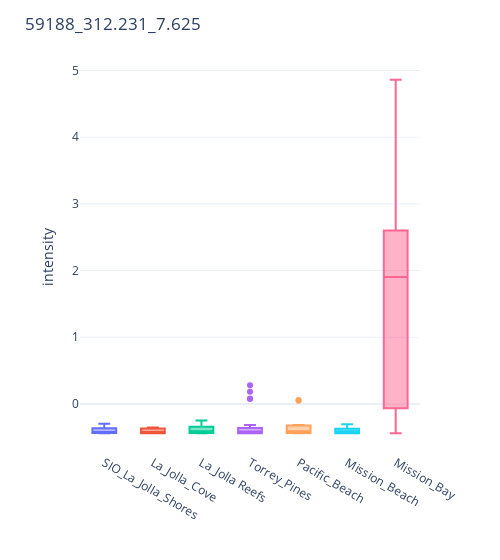
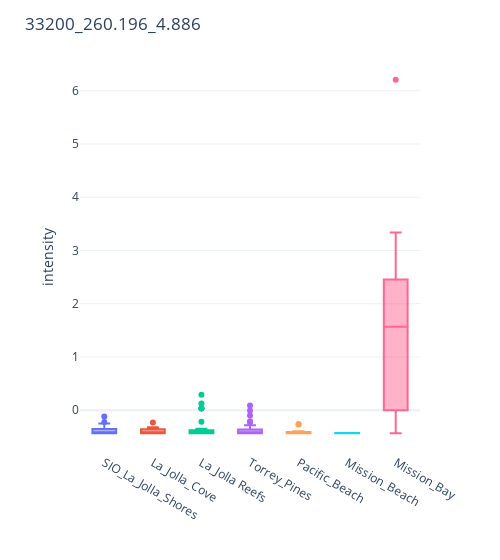
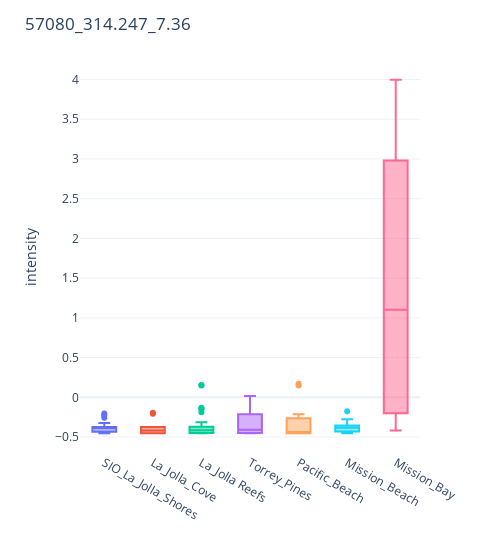
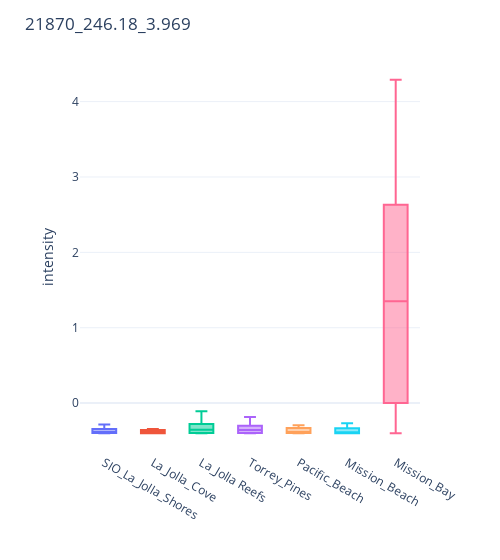

Write notebook code for charts like these, in order.
### Code cell
# boxplots with top 4 metabolites from ANOVA
for metabolite in anova.sort_values('p_bonferroni').iloc[:4, 0]:
    fig = px.box(data, x=anova_attribute, y=metabolite, color=anova_attribute)
    fig.update_layout(showlegend=False, title=metabolite, xaxis_title="", yaxis_title="intensity", template="plotly_white", width=500)
    display(fig)

### Figure 1 — Plotly figure (JSON) as saved in the notebook; plotly's stock layout.template omitted (floating-point values rounded to 4 significant figures)
{"data": [{"alignmentgroup": "True", "hovertemplate": "ATTRIBUTE_Sample_Area=%{x}<br>59188_312.231_7.625=%{y}<extra></extra>", "legendgroup": "SIO_La_Jolla_Shores", "marker": {"color": "#636efa"}, "name": "SIO_La_Jolla_Shores", "notched": false, "offsetgroup": "SIO_La_Jolla_Shores", "orientation": "v", "showlegend": true, "type": "box", "x": ["SIO_La_Jolla_Shores", "SIO_La_Jolla_Shores", "SIO_La_Jolla_Shores", "SIO_La_Jolla_Shores", "SIO_La_Jolla_Shores", "SIO_La_Jolla_Shores", "SIO_La_Jolla_Shores", "SIO_La_Jolla_Shores", "SIO_La_Jolla_Shores", "SIO_La_Jolla_Shores", "SIO_La_Jolla_Shores", "SIO_La_Jolla_Shores", "SIO_La_Jolla_Shores", "SIO_La_Jolla_Shores", "SIO_La_Jolla_Shores", "SIO_La_Jolla_Shores", "SIO_La_Jolla_Shores", "SIO_La_Jolla_Shores"], "x0": " ", "xaxis": "x", "y": [-0.3539, -0.363, -0.4367, -0.4362, -0.4048, -0.4047, -0.4399, -0.3851, -0.4379, -0.4351, -0.4365, -0.4378, -0.4366, -0.296, -0.3935, -0.3592, -0.4375, -0.3575], "y0": " ", "yaxis": "y"}, {"alignmentgroup": "True", "hovertemplate": "ATTRIBUTE_Sample_Area=%{x}<br>59188_312.231_7.625=%{y}<extra></extra>", "legendgroup": "La_Jolla_Cove", "marker": {"color": "#EF553B"}, "name": "La_Jolla_Cove", "notched": false, "offsetgroup": "La_Jolla_Cove", "orientation": "v", "showlegend": true, "type": "box", "x": ["La_Jolla_Cove", "La_Jolla_Cove", "La_Jolla_Cove", "La_Jolla_Cove", "La_Jolla_Cove", "La_Jolla_Cove", "La_Jolla_Cove", "La_Jolla_Cove", "La_Jolla_Cove", "La_Jolla_Cove", "La_Jolla_Cove", "La_Jolla_Cove"], "x0": " ", "xaxis": "x", "y": [-0.4398, -0.4408, -0.3651, -0.3545, -0.4397, -0.4399, -0.4395, -0.4375, -0.3641, -0.3707, -0.4009, -0.3733], "y0": " ", "yaxis": "y"}, {"alignmentgroup": "True", "hovertemplate": "ATTRIBUTE_Sample_Area=%{x}<br>59188_312.231_7.625=%{y}<extra></extra>", "legendgroup": "La_Jolla Reefs", "marker": {"color": "#00cc96"}, "name": "La_Jolla Reefs", "notched": false, "offsetgroup": "La_Jolla Reefs", "orientation": "v", "showlegend": true, "type": "box", "x": ["La_Jolla Reefs", "La_Jolla Reefs", "La_Jolla Reefs", "La_Jolla Reefs", "La_Jolla Reefs", "La_Jolla Reefs", "La_Jolla Reefs", "La_Jolla Reefs", "La_Jolla Reefs", "La_Jolla Reefs", "La_Jolla Reefs", "La_Jolla Reefs", "La_Jolla Reefs", "La_Jolla Reefs", "La_Jolla Reefs", "La_Jolla Reefs", "La_Jolla Reefs", "La_Jolla Reefs", "La_Jolla Reefs", "La_Jolla Reefs", "La_Jolla Reefs", "La_Jolla Reefs", "La_Jolla Reefs", "La_Jolla Reefs", "La_Jolla Reefs", "La_Jolla Reefs", "La_Jolla Reefs", "La_Jolla Reefs", "La_Jolla Reefs", "La_Jolla Reefs", "La_Jolla Reefs", "La_Jolla Reefs", "La_Jolla Reefs", "La_Jolla Reefs", "La_Jolla Reefs", "La_Jolla Reefs"], "x0": " ", "xaxis": "x", "y": [-0.4073, -0.3602, -0.4379, -0.4407, -0.4023, -0.4085, -0.4404, -0.4363, -0.4375, -0.4024, -0.4401, -0.4385, -0.4374, -0.4364, -0.4368, -0.4352, -0.4376, -0.4119, -0.4394, -0.4374, -0.4412, -0.4378, -0.2475, -0.2887, -0.3387, -0.3421, -0.3031, -0.3393, -0.3086, -0.3368, -0.4355, -0.4087, -0.3708, -0.3674, -0.2747, -0.2754], "y0": " ", "yaxis": "y"}, {"alignmentgroup": "True", "hovertemplate": "ATTRIBUTE_Sample_Area=%{x}<br>59188_312.231_7.625=%{y}<extra></extra>", "legendgroup": "Torrey_Pines", "marker": {"color": "#ab63fa"}, "name": "Torrey_Pines", "notched": false, "offsetgroup": "Torrey_Pines", "orientation": "v", "showlegend": true, "type": "box", "x": ["Torrey_Pines", "Torrey_Pines", "Torrey_Pines", "Torrey_Pines", "Torrey_Pines", "Torrey_Pines", "Torrey_Pines", "Torrey_Pines", "Torrey_Pines", "Torrey_Pines", "Torrey_Pines", "Torrey_Pines", "Torrey_Pines", "Torrey_Pines", "Torrey_Pines", "Torrey_Pines", "Torrey_Pines", "Torrey_Pines", "Torrey_Pines", "Torrey_Pines", "Torrey_Pines", "Torrey_Pines", "Torrey_Pines", "Torrey_Pines", "Torrey_Pines", "Torrey_Pines", "Torrey_Pines", "Torrey_Pines", "Torrey_Pines", "Torrey_Pines", "Torrey_Pines", "Torrey_Pines", "Torrey_Pines", "Torrey_Pines", "Torrey_Pines", "Torrey_Pines", "Torrey_Pines", "Torrey_Pines", "Torrey_Pines", "Torrey_Pines", "Torrey_Pines", "Torrey_Pines", "Torrey_Pines", "Torrey_Pines", "Torrey_Pines", "Torrey_Pines", "Torrey_Pines", "Torrey_Pines"], "x0": " ", "xaxis": "x", "y": [0.07531, 0.08316, 0.183, 0.2819, -0.3532, -0.3163, -0.4047, -0.4113, -0.3983, -0.4395, -0.4128, -0.37, -0.4398, -0.4411, -0.3878, -0.3547, -0.4118, -0.4092, -0.353, -0.378, -0.4379, -0.3325, -0.4394, -0.4352, -0.4355, -0.4412, -0.3754, -0.4382, -0.4381, -0.4126, -0.4402, -0.3781, -0.4378, -0.4393, -0.438, -0.4379, -0.4402, -0.4397, -0.4396, -0.4407, -0.435, -0.4352, -0.3584, -0.3624, -0.3721, -0.4361, -0.3293, -0.3162], "y0": " ", "yaxis": "y"}, {"alignmentgroup": "True", "hovertemplate": "ATTRIBUTE_Sample_Area=%{x}<br>59188_312.231_7.625=%{y}<extra></extra>", "legendgroup": "Pacific_Beach", "marker": {"color": "#FFA15A"}, "name": "Pacific_Beach", "notched": false, "offsetgroup": "Pacific_Beach", "orientation": "v", "showlegend": true, "type": "box", "x": ["Pacific_Beach", "Pacific_Beach", "Pacific_Beach", "Pacific_Beach", "Pacific_Beach", "Pacific_Beach", "Pacific_Beach", "Pacific_Beach", "Pacific_Beach", "Pacific_Beach", "Pacific_Beach", "Pacific_Beach"], "x0": " ", "xaxis": "x", "y": [-0.4403, -0.4367, -0.4392, -0.4069, 0.05916, 0.04733, -0.4134, -0.436, -0.3177, -0.4368, -0.3624, -0.3317], "y0": " ", "yaxis": "y"}, {"alignmentgroup": "True", "hovertemplate": "ATTRIBUTE_Sample_Area=%{x}<br>59188_312.231_7.625=%{y}<extra></extra>", "legendgroup": "Mission_Beach", "marker": {"color": "#19d3f3"}, "name": "Mission_Beach", "notched": false, "offsetgroup": "Mission_Beach", "orientation": "v", "showlegend": true, "type": "box", "x": ["Mission_Beach", "Mission_Beach", "Mission_Beach", "Mission_Beach", "Mission_Beach", "Mission_Beach", "Mission_Beach", "Mission_Beach", "Mission_Beach", "Mission_Beach", "Mission_Beach", "Mission_Beach", "Mission_Beach", "Mission_Beach", "Mission_Beach", "Mission_Beach", "Mission_Beach", "Mission_Beach"], "x0": " ", "xaxis": "x", "y": [-0.4355, -0.4411, -0.393, -0.369, -0.4403, -0.4074, -0.4407, -0.4085, -0.4381, -0.4406, -0.4381, -0.306, -0.4055, -0.3507, -0.4124, -0.3725, -0.3725, -0.4081], "y0": " ", "yaxis": "y"}, {"alignmentgroup": "True", "hovertemplate": "ATTRIBUTE_Sample_Area=%{x}<br>59188_312.231_7.625=%{y}<extra></extra>", "legendgroup": "Mission_Bay", "marker": {"color": "#FF6692"}, "name": "Mission_Bay", "notched": false, "offsetgroup": "Mission_Bay", "orientation": "v", "showlegend": true, "type": "box", "x": ["Mission_Bay", "Mission_Bay", "Mission_Bay", "Mission_Bay", "Mission_Bay", "Mission_Bay", "Mission_Bay", "Mission_Bay", "Mission_Bay", "Mission_Bay", "Mission_Bay", "Mission_Bay", "Mission_Bay", "Mission_Bay", "Mission_Bay", "Mission_Bay", "Mission_Bay", "Mission_Bay", "Mission_Bay", "Mission_Bay", "Mission_Bay", "Mission_Bay", "Mission_Bay", "Mission_Bay", "Mission_Bay", "Mission_Bay", "Mission_Bay", "Mission_Bay", "Mission_Bay", "Mission_Bay", "Mission_Bay", "Mission_Bay", "Mission_Bay", "Mission_Bay", "Mission_Bay", "Mission_Bay"], "x0": " ", "xaxis": "x", "y": [2.607, 3.034, 2.685, 2.784, 2.78, 2.24, 4.05, 4.863, 2.785, 2.521, 1.908, 1.846, -0.4373, -0.44, -0.3346, -0.3269, 0.08342, -0.07608, 2.496, 2.595, 0.3914, 0.4287, 2.037, 1.902, -0.3361, -0.3043, -0.2816, -0.2329, 0.0599, -0.05414, 1.799, 1.702, 2.342, 2.053, 2.821, 2.584], "y0": " ", "yaxis": "y"}], "layout": {"boxmode": "overlay", "legend": {"title": {"text": "ATTRIBUTE_Sample_Area"}, "tracegroupgap": 0}, "margin": {"t": 60}, "showlegend": false, "title": {"text": "59188_312.231_7.625"}, "width": 500, "xaxis": {"anchor": "y", "categoryarray": ["SIO_La_Jolla_Shores", "La_Jolla_Cove", "La_Jolla Reefs", "Torrey_Pines", "Pacific_Beach", "Mission_Beach", "Mission_Bay"], "categoryorder": "array", "domain": [0, 1], "title": {"text": ""}}, "yaxis": {"anchor": "x", "domain": [0, 1], "title": {"text": "intensity"}}}}

### Figure 2 — Plotly figure (JSON) as saved in the notebook; plotly's stock layout.template omitted (floating-point values rounded to 4 significant figures)
{"data": [{"alignmentgroup": "True", "hovertemplate": "ATTRIBUTE_Sample_Area=%{x}<br>33200_260.196_4.886=%{y}<extra></extra>", "legendgroup": "SIO_La_Jolla_Shores", "marker": {"color": "#636efa"}, "name": "SIO_La_Jolla_Shores", "notched": false, "offsetgroup": "SIO_La_Jolla_Shores", "orientation": "v", "showlegend": true, "type": "box", "x": ["SIO_La_Jolla_Shores", "SIO_La_Jolla_Shores", "SIO_La_Jolla_Shores", "SIO_La_Jolla_Shores", "SIO_La_Jolla_Shores", "SIO_La_Jolla_Shores", "SIO_La_Jolla_Shores", "SIO_La_Jolla_Shores", "SIO_La_Jolla_Shores", "SIO_La_Jolla_Shores", "SIO_La_Jolla_Shores", "SIO_La_Jolla_Shores", "SIO_La_Jolla_Shores", "SIO_La_Jolla_Shores", "SIO_La_Jolla_Shores", "SIO_La_Jolla_Shores", "SIO_La_Jolla_Shores", "SIO_La_Jolla_Shores"], "x0": " ", "xaxis": "x", "y": [-0.4328, -0.4299, -0.4309, -0.4264, -0.4262, -0.4273, -0.354, -0.4293, -0.4307, -0.3709, -0.3982, -0.431, -0.2494, -0.116, -0.2198, -0.4312, -0.294, -0.4274], "y0": " ", "yaxis": "y"}, {"alignmentgroup": "True", "hovertemplate": "ATTRIBUTE_Sample_Area=%{x}<br>33200_260.196_4.886=%{y}<extra></extra>", "legendgroup": "La_Jolla_Cove", "marker": {"color": "#EF553B"}, "name": "La_Jolla_Cove", "notched": false, "offsetgroup": "La_Jolla_Cove", "orientation": "v", "showlegend": true, "type": "box", "x": ["La_Jolla_Cove", "La_Jolla_Cove", "La_Jolla_Cove", "La_Jolla_Cove", "La_Jolla_Cove", "La_Jolla_Cove", "La_Jolla_Cove", "La_Jolla_Cove", "La_Jolla_Cove", "La_Jolla_Cove", "La_Jolla_Cove", "La_Jolla_Cove"], "x0": " ", "xaxis": "x", "y": [-0.4335, -0.4296, -0.4262, -0.4333, -0.3188, -0.38, -0.2318, -0.429, -0.4339, -0.4314, -0.332, -0.4338], "y0": " ", "yaxis": "y"}, {"alignmentgroup": "True", "hovertemplate": "ATTRIBUTE_Sample_Area=%{x}<br>33200_260.196_4.886=%{y}<extra></extra>", "legendgroup": "La_Jolla Reefs", "marker": {"color": "#00cc96"}, "name": "La_Jolla Reefs", "notched": false, "offsetgroup": "La_Jolla Reefs", "orientation": "v", "showlegend": true, "type": "box", "x": ["La_Jolla Reefs", "La_Jolla Reefs", "La_Jolla Reefs", "La_Jolla Reefs", "La_Jolla Reefs", "La_Jolla Reefs", "La_Jolla Reefs", "La_Jolla Reefs", "La_Jolla Reefs", "La_Jolla Reefs", "La_Jolla Reefs", "La_Jolla Reefs", "La_Jolla Reefs", "La_Jolla Reefs", "La_Jolla Reefs", "La_Jolla Reefs", "La_Jolla Reefs", "La_Jolla Reefs", "La_Jolla Reefs", "La_Jolla Reefs", "La_Jolla Reefs", "La_Jolla Reefs", "La_Jolla Reefs", "La_Jolla Reefs", "La_Jolla Reefs", "La_Jolla Reefs", "La_Jolla Reefs", "La_Jolla Reefs", "La_Jolla Reefs", "La_Jolla Reefs", "La_Jolla Reefs", "La_Jolla Reefs", "La_Jolla Reefs", "La_Jolla Reefs", "La_Jolla Reefs", "La_Jolla Reefs"], "x0": " ", "xaxis": "x", "y": [-0.4312, -0.4283, -0.4327, -0.427, -0.4271, -0.4337, -0.4327, -0.4337, -0.4313, -0.4285, -0.4319, -0.4339, -0.3491, -0.4335, -0.3858, -0.3785, -0.3907, -0.3815, 0.03293, 0.2889, 0.03531, 0.03281, 0.1251, -0.2175, -0.4291, -0.3841, -0.4317, -0.3736, -0.4263, -0.4307, -0.4287, -0.3695, -0.4278, -0.4272, -0.4298, -0.4268], "y0": " ", "yaxis": "y"}, {"alignmentgroup": "True", "hovertemplate": "ATTRIBUTE_Sample_Area=%{x}<br>33200_260.196_4.886=%{y}<extra></extra>", "legendgroup": "Torrey_Pines", "marker": {"color": "#ab63fa"}, "name": "Torrey_Pines", "notched": false, "offsetgroup": "Torrey_Pines", "orientation": "v", "showlegend": true, "type": "box", "x": ["Torrey_Pines", "Torrey_Pines", "Torrey_Pines", "Torrey_Pines", "Torrey_Pines", "Torrey_Pines", "Torrey_Pines", "Torrey_Pines", "Torrey_Pines", "Torrey_Pines", "Torrey_Pines", "Torrey_Pines", "Torrey_Pines", "Torrey_Pines", "Torrey_Pines", "Torrey_Pines", "Torrey_Pines", "Torrey_Pines", "Torrey_Pines", "Torrey_Pines", "Torrey_Pines", "Torrey_Pines", "Torrey_Pines", "Torrey_Pines", "Torrey_Pines", "Torrey_Pines", "Torrey_Pines", "Torrey_Pines", "Torrey_Pines", "Torrey_Pines", "Torrey_Pines", "Torrey_Pines", "Torrey_Pines", "Torrey_Pines", "Torrey_Pines", "Torrey_Pines", "Torrey_Pines", "Torrey_Pines", "Torrey_Pines", "Torrey_Pines", "Torrey_Pines", "Torrey_Pines", "Torrey_Pines", "Torrey_Pines", "Torrey_Pines", "Torrey_Pines", "Torrey_Pines", "Torrey_Pines"], "x0": " ", "xaxis": "x", "y": [-0.4287, -0.4284, -0.4297, -0.4334, -0.4265, -0.4281, -0.4331, -0.4309, -0.4339, -0.00577, -0.4302, -0.4311, -0.4319, -0.4301, -0.3658, -0.4334, -0.3048, -0.2273, -0.3634, -0.3942, -0.09973, -0.2058, -0.3979, -0.4268, -0.286, 0.08842, -0.3513, -0.3578, -0.4327, -0.4308, -0.3982, -0.3782, -0.3802, -0.2835, -0.4281, -0.4274, -0.4287, -0.4285, -0.3675, -0.4273, -0.4325, -0.4265, -0.3093, -0.4262, -0.3738, -0.3633, -0.4286, -0.4283], "y0": " ", "yaxis": "y"}, {"alignmentgroup": "True", "hovertemplate": "ATTRIBUTE_Sample_Area=%{x}<br>33200_260.196_4.886=%{y}<extra></extra>", "legendgroup": "Pacific_Beach", "marker": {"color": "#FFA15A"}, "name": "Pacific_Beach", "notched": false, "offsetgroup": "Pacific_Beach", "orientation": "v", "showlegend": true, "type": "box", "x": ["Pacific_Beach", "Pacific_Beach", "Pacific_Beach", "Pacific_Beach", "Pacific_Beach", "Pacific_Beach", "Pacific_Beach", "Pacific_Beach", "Pacific_Beach", "Pacific_Beach", "Pacific_Beach", "Pacific_Beach"], "x0": " ", "xaxis": "x", "y": [-0.4264, -0.4268, -0.4305, -0.4309, -0.2656, -0.2605, -0.4286, -0.3937, -0.4327, -0.4261, -0.4324, -0.4299], "y0": " ", "yaxis": "y"}, {"alignmentgroup": "True", "hovertemplate": "ATTRIBUTE_Sample_Area=%{x}<br>33200_260.196_4.886=%{y}<extra></extra>", "legendgroup": "Mission_Beach", "marker": {"color": "#19d3f3"}, "name": "Mission_Beach", "notched": false, "offsetgroup": "Mission_Beach", "orientation": "v", "showlegend": true, "type": "box", "x": ["Mission_Beach", "Mission_Beach", "Mission_Beach", "Mission_Beach", "Mission_Beach", "Mission_Beach", "Mission_Beach", "Mission_Beach", "Mission_Beach", "Mission_Beach", "Mission_Beach", "Mission_Beach", "Mission_Beach", "Mission_Beach", "Mission_Beach", "Mission_Beach", "Mission_Beach", "Mission_Beach"], "x0": " ", "xaxis": "x", "y": [-0.4319, -0.432, -0.4261, -0.4336, -0.427, -0.4318, -0.4284, -0.4276, -0.4283, -0.4297, -0.4308, -0.4307, -0.4287, -0.4322, -0.4337, -0.4325, -0.4305, -0.4336], "y0": " ", "yaxis": "y"}, {"alignmentgroup": "True", "hovertemplate": "ATTRIBUTE_Sample_Area=%{x}<br>33200_260.196_4.886=%{y}<extra></extra>", "legendgroup": "Mission_Bay", "marker": {"color": "#FF6692"}, "name": "Mission_Bay", "notched": false, "offsetgroup": "Mission_Bay", "orientation": "v", "showlegend": true, "type": "box", "x": ["Mission_Bay", "Mission_Bay", "Mission_Bay", "Mission_Bay", "Mission_Bay", "Mission_Bay", "Mission_Bay", "Mission_Bay", "Mission_Bay", "Mission_Bay", "Mission_Bay", "Mission_Bay", "Mission_Bay", "Mission_Bay", "Mission_Bay", "Mission_Bay", "Mission_Bay", "Mission_Bay", "Mission_Bay", "Mission_Bay", "Mission_Bay", "Mission_Bay", "Mission_Bay", "Mission_Bay", "Mission_Bay", "Mission_Bay", "Mission_Bay", "Mission_Bay", "Mission_Bay", "Mission_Bay", "Mission_Bay", "Mission_Bay", "Mission_Bay", "Mission_Bay", "Mission_Bay", "Mission_Bay"], "x0": " ", "xaxis": "x", "y": [2.524, 1.69, 0.8826, 0.8762, -0.4323, 1.057, 6.208, 2.616, 3.017, 3.165, 1.347, 0.3505, -0.4323, -0.432, -0.3474, -0.4269, -0.3787, -0.4313, 3.337, 3.287, 1.538, 1.597, 2.14, 2.73, -0.4286, -0.4292, 1.368, 1.244, 1.798, 2.164, 2.527, 2.295, 1.49, 2.388, 1.827, 2.155], "y0": " ", "yaxis": "y"}], "layout": {"boxmode": "overlay", "legend": {"title": {"text": "ATTRIBUTE_Sample_Area"}, "tracegroupgap": 0}, "margin": {"t": 60}, "showlegend": false, "title": {"text": "33200_260.196_4.886"}, "width": 500, "xaxis": {"anchor": "y", "categoryarray": ["SIO_La_Jolla_Shores", "La_Jolla_Cove", "La_Jolla Reefs", "Torrey_Pines", "Pacific_Beach", "Mission_Beach", "Mission_Bay"], "categoryorder": "array", "domain": [0, 1], "title": {"text": ""}}, "yaxis": {"anchor": "x", "domain": [0, 1], "title": {"text": "intensity"}}}}

### Figure 3 — Plotly figure (JSON) as saved in the notebook; plotly's stock layout.template omitted (floating-point values rounded to 4 significant figures)
{"data": [{"alignmentgroup": "True", "hovertemplate": "ATTRIBUTE_Sample_Area=%{x}<br>57080_314.247_7.36=%{y}<extra></extra>", "legendgroup": "SIO_La_Jolla_Shores", "marker": {"color": "#636efa"}, "name": "SIO_La_Jolla_Shores", "notched": false, "offsetgroup": "SIO_La_Jolla_Shores", "orientation": "v", "showlegend": true, "type": "box", "x": ["SIO_La_Jolla_Shores", "SIO_La_Jolla_Shores", "SIO_La_Jolla_Shores", "SIO_La_Jolla_Shores", "SIO_La_Jolla_Shores", "SIO_La_Jolla_Shores", "SIO_La_Jolla_Shores", "SIO_La_Jolla_Shores", "SIO_La_Jolla_Shores", "SIO_La_Jolla_Shores", "SIO_La_Jolla_Shores", "SIO_La_Jolla_Shores", "SIO_La_Jolla_Shores", "SIO_La_Jolla_Shores", "SIO_La_Jolla_Shores", "SIO_La_Jolla_Shores", "SIO_La_Jolla_Shores", "SIO_La_Jolla_Shores"], "x0": " ", "xaxis": "x", "y": [-0.4331, -0.437, -0.4526, -0.4523, -0.4279, -0.4278, -0.2269, -0.4522, -0.3232, -0.2572, -0.204, -0.383, -0.3935, -0.3878, -0.3788, -0.3843, -0.3839, -0.3738], "y0": " ", "yaxis": "y"}, {"alignmentgroup": "True", "hovertemplate": "ATTRIBUTE_Sample_Area=%{x}<br>57080_314.247_7.36=%{y}<extra></extra>", "legendgroup": "La_Jolla_Cove", "marker": {"color": "#EF553B"}, "name": "La_Jolla_Cove", "notched": false, "offsetgroup": "La_Jolla_Cove", "orientation": "v", "showlegend": true, "type": "box", "x": ["La_Jolla_Cove", "La_Jolla_Cove", "La_Jolla_Cove", "La_Jolla_Cove", "La_Jolla_Cove", "La_Jolla_Cove", "La_Jolla_Cove", "La_Jolla_Cove", "La_Jolla_Cove", "La_Jolla_Cove", "La_Jolla_Cove", "La_Jolla_Cove"], "x0": " ", "xaxis": "x", "y": [-0.4523, -0.4519, -0.453, -0.4508, -0.2074, -0.1947, -0.3722, -0.3802, -0.3766, -0.4026, -0.4327, -0.4529], "y0": " ", "yaxis": "y"}, {"alignmentgroup": "True", "hovertemplate": "ATTRIBUTE_Sample_Area=%{x}<br>57080_314.247_7.36=%{y}<extra></extra>", "legendgroup": "La_Jolla Reefs", "marker": {"color": "#00cc96"}, "name": "La_Jolla Reefs", "notched": false, "offsetgroup": "La_Jolla Reefs", "orientation": "v", "showlegend": true, "type": "box", "x": ["La_Jolla Reefs", "La_Jolla Reefs", "La_Jolla Reefs", "La_Jolla Reefs", "La_Jolla Reefs", "La_Jolla Reefs", "La_Jolla Reefs", "La_Jolla Reefs", "La_Jolla Reefs", "La_Jolla Reefs", "La_Jolla Reefs", "La_Jolla Reefs", "La_Jolla Reefs", "La_Jolla Reefs", "La_Jolla Reefs", "La_Jolla Reefs", "La_Jolla Reefs", "La_Jolla Reefs", "La_Jolla Reefs", "La_Jolla Reefs", "La_Jolla Reefs", "La_Jolla Reefs", "La_Jolla Reefs", "La_Jolla Reefs", "La_Jolla Reefs", "La_Jolla Reefs", "La_Jolla Reefs", "La_Jolla Reefs", "La_Jolla Reefs", "La_Jolla Reefs", "La_Jolla Reefs", "La_Jolla Reefs", "La_Jolla Reefs", "La_Jolla Reefs", "La_Jolla Reefs", "La_Jolla Reefs"], "x0": " ", "xaxis": "x", "y": [-0.4084, -0.4503, -0.4514, -0.4514, -0.4501, -0.4346, -0.4517, -0.4534, -0.4507, -0.4531, -0.4503, -0.4532, -0.3688, -0.3938, -0.1871, -0.1299, -0.1486, -0.1433, -0.3899, -0.3738, -0.3142, -0.3452, 0.1559, 0.1488, -0.4185, -0.4505, -0.3772, -0.4068, -0.4115, -0.3691, -0.4513, -0.4502, -0.4518, -0.4505, -0.3975, -0.4344], "y0": " ", "yaxis": "y"}, {"alignmentgroup": "True", "hovertemplate": "ATTRIBUTE_Sample_Area=%{x}<br>57080_314.247_7.36=%{y}<extra></extra>", "legendgroup": "Torrey_Pines", "marker": {"color": "#ab63fa"}, "name": "Torrey_Pines", "notched": false, "offsetgroup": "Torrey_Pines", "orientation": "v", "showlegend": true, "type": "box", "x": ["Torrey_Pines", "Torrey_Pines", "Torrey_Pines", "Torrey_Pines", "Torrey_Pines", "Torrey_Pines", "Torrey_Pines", "Torrey_Pines", "Torrey_Pines", "Torrey_Pines", "Torrey_Pines", "Torrey_Pines", "Torrey_Pines", "Torrey_Pines", "Torrey_Pines", "Torrey_Pines", "Torrey_Pines", "Torrey_Pines", "Torrey_Pines", "Torrey_Pines", "Torrey_Pines", "Torrey_Pines", "Torrey_Pines", "Torrey_Pines", "Torrey_Pines", "Torrey_Pines", "Torrey_Pines", "Torrey_Pines", "Torrey_Pines", "Torrey_Pines", "Torrey_Pines", "Torrey_Pines", "Torrey_Pines", "Torrey_Pines", "Torrey_Pines", "Torrey_Pines", "Torrey_Pines", "Torrey_Pines", "Torrey_Pines", "Torrey_Pines", "Torrey_Pines", "Torrey_Pines", "Torrey_Pines", "Torrey_Pines", "Torrey_Pines", "Torrey_Pines", "Torrey_Pines", "Torrey_Pines"], "x0": " ", "xaxis": "x", "y": [-0.2666, -0.3028, -0.1448, -0.2288, -0.4158, -0.3834, -0.451, -0.452, -0.453, -0.4501, -0.4294, -0.4282, -0.4513, -0.4527, -0.4346, -0.452, -0.3745, -0.3235, -0.2268, -0.1727, -0.1149, -0.02924, -0.1657, 0.01599, -0.4298, -0.4071, -0.1921, -0.2009, -0.1884, -0.1853, -0.1545, -0.1638, -0.4528, -0.4532, -0.4535, -0.4508, -0.4371, -0.4123, -0.4361, -0.4278, -0.4515, -0.4525, -0.4145, -0.4116, -0.4025, -0.3738, -0.3549, -0.3968], "y0": " ", "yaxis": "y"}, {"alignmentgroup": "True", "hovertemplate": "ATTRIBUTE_Sample_Area=%{x}<br>57080_314.247_7.36=%{y}<extra></extra>", "legendgroup": "Pacific_Beach", "marker": {"color": "#FFA15A"}, "name": "Pacific_Beach", "notched": false, "offsetgroup": "Pacific_Beach", "orientation": "v", "showlegend": true, "type": "box", "x": ["Pacific_Beach", "Pacific_Beach", "Pacific_Beach", "Pacific_Beach", "Pacific_Beach", "Pacific_Beach", "Pacific_Beach", "Pacific_Beach", "Pacific_Beach", "Pacific_Beach", "Pacific_Beach", "Pacific_Beach"], "x0": " ", "xaxis": "x", "y": [-0.4517, -0.453, -0.4526, -0.4341, 0.1715, 0.1501, -0.2123, -0.3173, -0.4361, -0.4532, -0.4137, -0.4534], "y0": " ", "yaxis": "y"}, {"alignmentgroup": "True", "hovertemplate": "ATTRIBUTE_Sample_Area=%{x}<br>57080_314.247_7.36=%{y}<extra></extra>", "legendgroup": "Mission_Beach", "marker": {"color": "#19d3f3"}, "name": "Mission_Beach", "notched": false, "offsetgroup": "Mission_Beach", "orientation": "v", "showlegend": true, "type": "box", "x": ["Mission_Beach", "Mission_Beach", "Mission_Beach", "Mission_Beach", "Mission_Beach", "Mission_Beach", "Mission_Beach", "Mission_Beach", "Mission_Beach", "Mission_Beach", "Mission_Beach", "Mission_Beach", "Mission_Beach", "Mission_Beach", "Mission_Beach", "Mission_Beach", "Mission_Beach", "Mission_Beach"], "x0": " ", "xaxis": "x", "y": [-0.4254, -0.4183, -0.3779, -0.3855, -0.3764, -0.3748, -0.3269, -0.277, -0.368, -0.3457, -0.3555, -0.1764, -0.4313, -0.3985, -0.4534, -0.4519, -0.4529, -0.4529], "y0": " ", "yaxis": "y"}, {"alignmentgroup": "True", "hovertemplate": "ATTRIBUTE_Sample_Area=%{x}<br>57080_314.247_7.36=%{y}<extra></extra>", "legendgroup": "Mission_Bay", "marker": {"color": "#FF6692"}, "name": "Mission_Bay", "notched": false, "offsetgroup": "Mission_Bay", "orientation": "v", "showlegend": true, "type": "box", "x": ["Mission_Bay", "Mission_Bay", "Mission_Bay", "Mission_Bay", "Mission_Bay", "Mission_Bay", "Mission_Bay", "Mission_Bay", "Mission_Bay", "Mission_Bay", "Mission_Bay", "Mission_Bay", "Mission_Bay", "Mission_Bay", "Mission_Bay", "Mission_Bay", "Mission_Bay", "Mission_Bay", "Mission_Bay", "Mission_Bay", "Mission_Bay", "Mission_Bay", "Mission_Bay", "Mission_Bay", "Mission_Bay", "Mission_Bay", "Mission_Bay", "Mission_Bay", "Mission_Bay", "Mission_Bay", "Mission_Bay", "Mission_Bay", "Mission_Bay", "Mission_Bay", "Mission_Bay", "Mission_Bay"], "x0": " ", "xaxis": "x", "y": [3.135, 3.134, 3.083, 3.027, 3.998, 3.463, 2.935, 3.09, 2.88, 2.925, 2.609, 2.791, -0.3675, -0.3429, -0.1983, -0.1838, -0.2487, -0.03947, 3.898, 3.494, 1.267, 1.437, 2.033, 2.163, -0.3975, -0.4171, -0.3623, -0.3563, -0.2049, -0.213, 0.2252, 0.03082, 0.6388, 0.5239, 0.8283, 0.9399], "y0": " ", "yaxis": "y"}], "layout": {"boxmode": "overlay", "legend": {"title": {"text": "ATTRIBUTE_Sample_Area"}, "tracegroupgap": 0}, "margin": {"t": 60}, "showlegend": false, "title": {"text": "57080_314.247_7.36"}, "width": 500, "xaxis": {"anchor": "y", "categoryarray": ["SIO_La_Jolla_Shores", "La_Jolla_Cove", "La_Jolla Reefs", "Torrey_Pines", "Pacific_Beach", "Mission_Beach", "Mission_Bay"], "categoryorder": "array", "domain": [0, 1], "title": {"text": ""}}, "yaxis": {"anchor": "x", "domain": [0, 1], "title": {"text": "intensity"}}}}

### Figure 4 — Plotly figure (JSON) as saved in the notebook; plotly's stock layout.template omitted (floating-point values rounded to 4 significant figures)
{"data": [{"alignmentgroup": "True", "hovertemplate": "ATTRIBUTE_Sample_Area=%{x}<br>21870_246.18_3.969=%{y}<extra></extra>", "legendgroup": "SIO_La_Jolla_Shores", "marker": {"color": "#636efa"}, "name": "SIO_La_Jolla_Shores", "notched": false, "offsetgroup": "SIO_La_Jolla_Shores", "orientation": "v", "showlegend": true, "type": "box", "x": ["SIO_La_Jolla_Shores", "SIO_La_Jolla_Shores", "SIO_La_Jolla_Shores", "SIO_La_Jolla_Shores", "SIO_La_Jolla_Shores", "SIO_La_Jolla_Shores", "SIO_La_Jolla_Shores", "SIO_La_Jolla_Shores", "SIO_La_Jolla_Shores", "SIO_La_Jolla_Shores", "SIO_La_Jolla_Shores", "SIO_La_Jolla_Shores", "SIO_La_Jolla_Shores", "SIO_La_Jolla_Shores", "SIO_La_Jolla_Shores", "SIO_La_Jolla_Shores", "SIO_La_Jolla_Shores", "SIO_La_Jolla_Shores"], "x0": " ", "xaxis": "x", "y": [-0.3956, -0.2832, -0.2952, -0.2854, -0.3528, -0.3433, -0.3967, -0.3609, -0.3725, -0.3325, -0.3992, -0.3957, -0.3952, -0.4002, -0.3984, -0.3996, -0.3974, -0.3975], "y0": " ", "yaxis": "y"}, {"alignmentgroup": "True", "hovertemplate": "ATTRIBUTE_Sample_Area=%{x}<br>21870_246.18_3.969=%{y}<extra></extra>", "legendgroup": "La_Jolla_Cove", "marker": {"color": "#EF553B"}, "name": "La_Jolla_Cove", "notched": false, "offsetgroup": "La_Jolla_Cove", "orientation": "v", "showlegend": true, "type": "box", "x": ["La_Jolla_Cove", "La_Jolla_Cove", "La_Jolla_Cove", "La_Jolla_Cove", "La_Jolla_Cove", "La_Jolla_Cove", "La_Jolla_Cove", "La_Jolla_Cove", "La_Jolla_Cove", "La_Jolla_Cove", "La_Jolla_Cove", "La_Jolla_Cove"], "x0": " ", "xaxis": "x", "y": [-0.3582, -0.3996, -0.3978, -0.3435, -0.3972, -0.3436, -0.3707, -0.3582, -0.3647, -0.3976, -0.4011, -0.4004], "y0": " ", "yaxis": "y"}, {"alignmentgroup": "True", "hovertemplate": "ATTRIBUTE_Sample_Area=%{x}<br>21870_246.18_3.969=%{y}<extra></extra>", "legendgroup": "La_Jolla Reefs", "marker": {"color": "#00cc96"}, "name": "La_Jolla Reefs", "notched": false, "offsetgroup": "La_Jolla Reefs", "orientation": "v", "showlegend": true, "type": "box", "x": ["La_Jolla Reefs", "La_Jolla Reefs", "La_Jolla Reefs", "La_Jolla Reefs", "La_Jolla Reefs", "La_Jolla Reefs", "La_Jolla Reefs", "La_Jolla Reefs", "La_Jolla Reefs", "La_Jolla Reefs", "La_Jolla Reefs", "La_Jolla Reefs", "La_Jolla Reefs", "La_Jolla Reefs", "La_Jolla Reefs", "La_Jolla Reefs", "La_Jolla Reefs", "La_Jolla Reefs", "La_Jolla Reefs", "La_Jolla Reefs", "La_Jolla Reefs", "La_Jolla Reefs", "La_Jolla Reefs", "La_Jolla Reefs", "La_Jolla Reefs", "La_Jolla Reefs", "La_Jolla Reefs", "La_Jolla Reefs", "La_Jolla Reefs", "La_Jolla Reefs", "La_Jolla Reefs", "La_Jolla Reefs", "La_Jolla Reefs", "La_Jolla Reefs", "La_Jolla Reefs", "La_Jolla Reefs"], "x0": " ", "xaxis": "x", "y": [-0.2646, -0.1581, -0.2866, -0.2686, -0.354, -0.2559, -0.28, -0.26, -0.1071, -0.1074, -0.2027, -0.2751, -0.3955, -0.4001, -0.3979, -0.373, -0.3982, -0.3971, -0.3058, -0.3209, -0.327, -0.2814, -0.3382, -0.3399, -0.3963, -0.3958, -0.4004, -0.3968, -0.3551, -0.3977, -0.3987, -0.3988, -0.3979, -0.3967, -0.3984, -0.3987], "y0": " ", "yaxis": "y"}, {"alignmentgroup": "True", "hovertemplate": "ATTRIBUTE_Sample_Area=%{x}<br>21870_246.18_3.969=%{y}<extra></extra>", "legendgroup": "Torrey_Pines", "marker": {"color": "#ab63fa"}, "name": "Torrey_Pines", "notched": false, "offsetgroup": "Torrey_Pines", "orientation": "v", "showlegend": true, "type": "box", "x": ["Torrey_Pines", "Torrey_Pines", "Torrey_Pines", "Torrey_Pines", "Torrey_Pines", "Torrey_Pines", "Torrey_Pines", "Torrey_Pines", "Torrey_Pines", "Torrey_Pines", "Torrey_Pines", "Torrey_Pines", "Torrey_Pines", "Torrey_Pines", "Torrey_Pines", "Torrey_Pines", "Torrey_Pines", "Torrey_Pines", "Torrey_Pines", "Torrey_Pines", "Torrey_Pines", "Torrey_Pines", "Torrey_Pines", "Torrey_Pines", "Torrey_Pines", "Torrey_Pines", "Torrey_Pines", "Torrey_Pines", "Torrey_Pines", "Torrey_Pines", "Torrey_Pines", "Torrey_Pines", "Torrey_Pines", "Torrey_Pines", "Torrey_Pines", "Torrey_Pines", "Torrey_Pines", "Torrey_Pines", "Torrey_Pines", "Torrey_Pines", "Torrey_Pines", "Torrey_Pines", "Torrey_Pines", "Torrey_Pines", "Torrey_Pines", "Torrey_Pines", "Torrey_Pines", "Torrey_Pines"], "x0": " ", "xaxis": "x", "y": [-0.2581, -0.2756, -0.3342, -0.2965, -0.2909, -0.3074, -0.3967, -0.1825, -0.397, -0.2588, -0.1981, -0.3975, -0.2393, -0.2796, -0.3739, -0.3967, -0.3038, -0.2858, -0.3651, -0.3368, -0.339, -0.2738, -0.3398, -0.3626, -0.2824, -0.3141, -0.3743, -0.3992, -0.329, -0.3956, -0.371, -0.3731, -0.3988, -0.3993, -0.4004, -0.3995, -0.371, -0.3032, -0.4004, -0.3969, -0.3553, -0.357, -0.3989, -0.397, -0.3422, -0.3579, -0.4007, -0.364], "y0": " ", "yaxis": "y"}, {"alignmentgroup": "True", "hovertemplate": "ATTRIBUTE_Sample_Area=%{x}<br>21870_246.18_3.969=%{y}<extra></extra>", "legendgroup": "Pacific_Beach", "marker": {"color": "#FFA15A"}, "name": "Pacific_Beach", "notched": false, "offsetgroup": "Pacific_Beach", "orientation": "v", "showlegend": true, "type": "box", "x": ["Pacific_Beach", "Pacific_Beach", "Pacific_Beach", "Pacific_Beach", "Pacific_Beach", "Pacific_Beach", "Pacific_Beach", "Pacific_Beach", "Pacific_Beach", "Pacific_Beach", "Pacific_Beach", "Pacific_Beach"], "x0": " ", "xaxis": "x", "y": [-0.2948, -0.2964, -0.3322, -0.3285, -0.3425, -0.3957, -0.4008, -0.397, -0.3984, -0.3972, -0.4002, -0.3969], "y0": " ", "yaxis": "y"}, {"alignmentgroup": "True", "hovertemplate": "ATTRIBUTE_Sample_Area=%{x}<br>21870_246.18_3.969=%{y}<extra></extra>", "legendgroup": "Mission_Beach", "marker": {"color": "#19d3f3"}, "name": "Mission_Beach", "notched": false, "offsetgroup": "Mission_Beach", "orientation": "v", "showlegend": true, "type": "box", "x": ["Mission_Beach", "Mission_Beach", "Mission_Beach", "Mission_Beach", "Mission_Beach", "Mission_Beach", "Mission_Beach", "Mission_Beach", "Mission_Beach", "Mission_Beach", "Mission_Beach", "Mission_Beach", "Mission_Beach", "Mission_Beach", "Mission_Beach", "Mission_Beach", "Mission_Beach", "Mission_Beach"], "x0": " ", "xaxis": "x", "y": [-0.2667, -0.268, -0.334, -0.3303, -0.3433, -0.2986, -0.3734, -0.3959, -0.3995, -0.3969, -0.3695, -0.3963, -0.4, -0.3991, -0.3975, -0.3995, -0.3999, -0.3991], "y0": " ", "yaxis": "y"}, {"alignmentgroup": "True", "hovertemplate": "ATTRIBUTE_Sample_Area=%{x}<br>21870_246.18_3.969=%{y}<extra></extra>", "legendgroup": "Mission_Bay", "marker": {"color": "#FF6692"}, "name": "Mission_Bay", "notched": false, "offsetgroup": "Mission_Bay", "orientation": "v", "showlegend": true, "type": "box", "x": ["Mission_Bay", "Mission_Bay", "Mission_Bay", "Mission_Bay", "Mission_Bay", "Mission_Bay", "Mission_Bay", "Mission_Bay", "Mission_Bay", "Mission_Bay", "Mission_Bay", "Mission_Bay", "Mission_Bay", "Mission_Bay", "Mission_Bay", "Mission_Bay", "Mission_Bay", "Mission_Bay", "Mission_Bay", "Mission_Bay", "Mission_Bay", "Mission_Bay", "Mission_Bay", "Mission_Bay", "Mission_Bay", "Mission_Bay", "Mission_Bay", "Mission_Bay", "Mission_Bay", "Mission_Bay", "Mission_Bay", "Mission_Bay", "Mission_Bay", "Mission_Bay", "Mission_Bay", "Mission_Bay"], "x0": " ", "xaxis": "x", "y": [3.953, 4.125, 3.959, 4.291, 3.699, 3.526, 2.168, 2.343, 1.942, 2.03, 2.687, 2.575, -0.3956, -0.3994, -0.396, -0.3959, -0.3964, -0.4001, 2.855, 3.553, 1.715, 2.033, 1.305, 1.654, -0.3978, -0.3997, 0.01535, 0.04305, 1.395, 1.257, -0.01463, 0.02863, 0.05072, 0.0217, 0.1697, 0.07787], "y0": " ", "yaxis": "y"}], "layout": {"boxmode": "overlay", "legend": {"title": {"text": "ATTRIBUTE_Sample_Area"}, "tracegroupgap": 0}, "margin": {"t": 60}, "showlegend": false, "title": {"text": "21870_246.18_3.969"}, "width": 500, "xaxis": {"anchor": "y", "categoryarray": ["SIO_La_Jolla_Shores", "La_Jolla_Cove", "La_Jolla Reefs", "Torrey_Pines", "Pacific_Beach", "Mission_Beach", "Mission_Bay"], "categoryorder": "array", "domain": [0, 1], "title": {"text": ""}}, "yaxis": {"anchor": "x", "domain": [0, 1], "title": {"text": "intensity"}}}}
